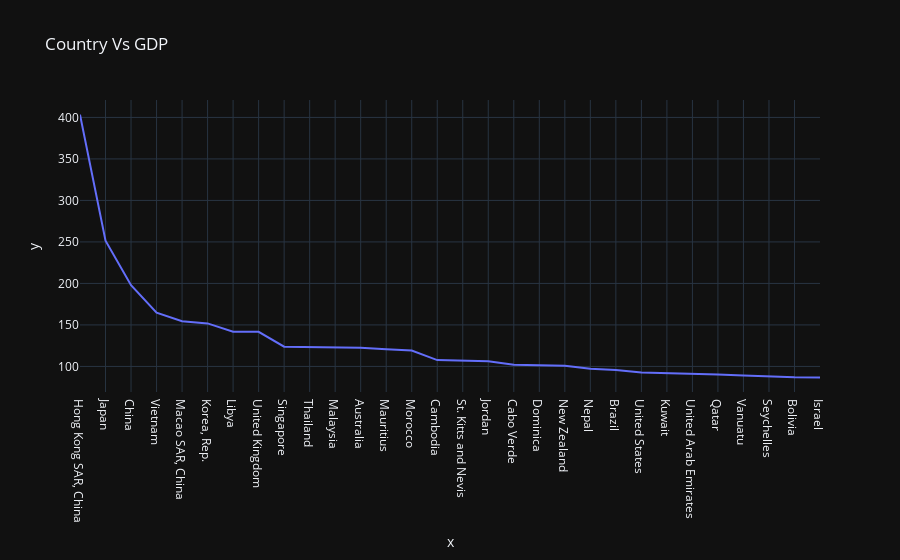

Notebook source saved alongside this figure:
### Markdown cell above
### Country Vs GDP

### Code cell
df = df.sort_values(by=['Broad money (% of GDP)'], ascending=False)
fig = px.line(df,x=df['Country Name'].head(30), y=df['Broad money (% of GDP)'].head(30),template = "plotly_dark"
              ,title="Country Vs GDP")
fig.show()

### Figure 1 — Plotly figure (JSON) as saved in the notebook; plotly's stock layout.template omitted (floating-point values rounded to 4 significant figures)
{"data": [{"hovertemplate": "x=%{x}<br>y=%{y}<extra></extra>", "legendgroup": "", "line": {"color": "#636efa", "dash": "solid"}, "marker": {"symbol": "circle"}, "mode": "lines", "name": "", "orientation": "v", "showlegend": false, "type": "scatter", "x": ["Hong Kong SAR, China", "Japan", "China", "Vietnam", "Macao SAR, China", "Korea, Rep.", "Libya", "United Kingdom", "Singapore", "Thailand", "Malaysia", "Australia", "Mauritius", "Morocco", "Cambodia", "St. Kitts and Nevis", "Jordan", "Cabo Verde", "Dominica", "New Zealand", "Nepal", "Brazil", "United States", "Kuwait", "United Arab Emirates", "Qatar", "Vanuatu", "Seychelles", "Bolivia", "Israel"], "xaxis": "x", "y": [403.4, 251.5, 197.9, 164.9, 154.5, 151.8, 141.8, 141.7, 123.8, 123.3, 123.1, 122.6, 120.8, 119.0, 107.7, 106.9, 106.3, 102.0, 101.5, 100.9, 97.17, 95.83, 92.76, 92.21, 91.37, 90.31, 89.1, 87.68, 86.99, 86.78], "yaxis": "y"}], "layout": {"legend": {"tracegroupgap": 0}, "title": {"text": "Country Vs GDP"}, "xaxis": {"anchor": "y", "domain": [0, 1], "title": {"text": "x"}}, "yaxis": {"anchor": "x", "domain": [0, 1], "title": {"text": "y"}}}}
